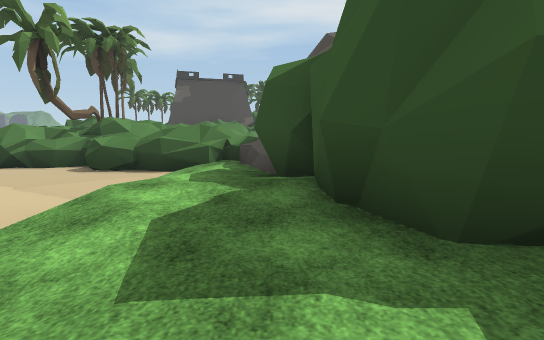
[1] (above)

14 first-person views from a walk through a Unity game level. The camera is 1.2 m above the floor, tilts 6° down and sees 80° across. The floor is counted in squares, 2 m on a side. Each view is taken from the middle of a square. On the plan, view 1 faces up. The plan holds only what a view shows up to about 10 squares ahead; the rest is blank. The place goes on beyond the plan. The player is left out. Some surface patterns are stand-ins.

[2]
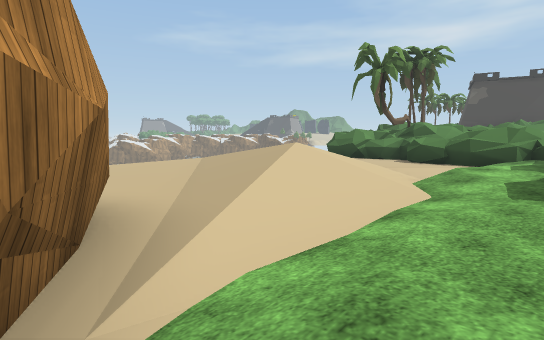

[3]
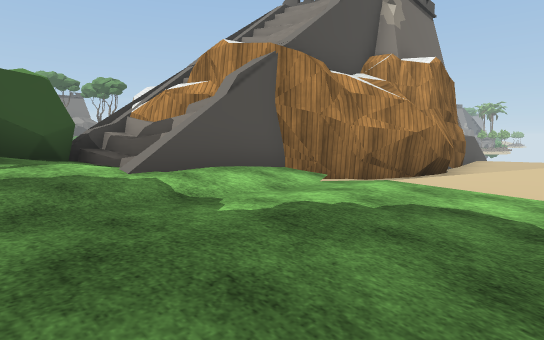

[4]
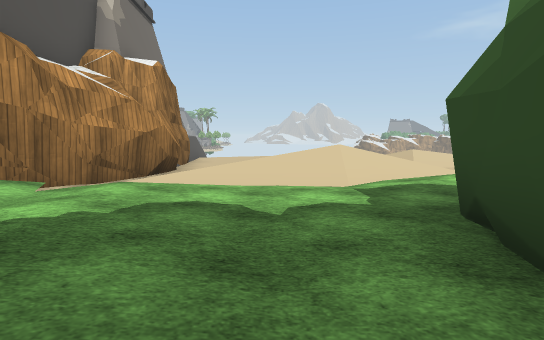

[5]
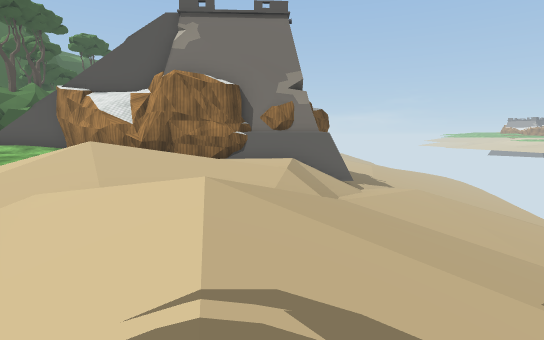

[6]
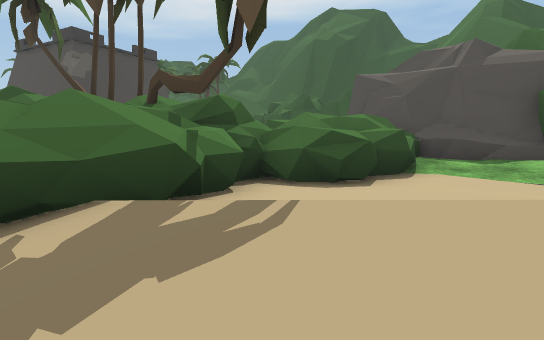

[7]
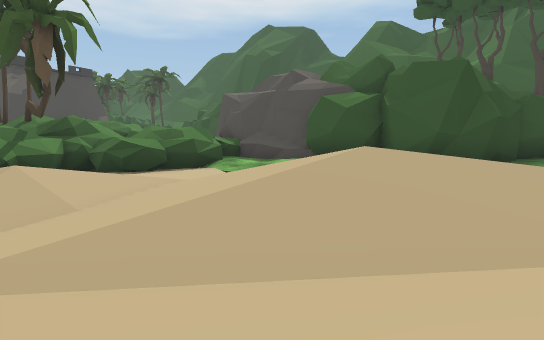

[8]
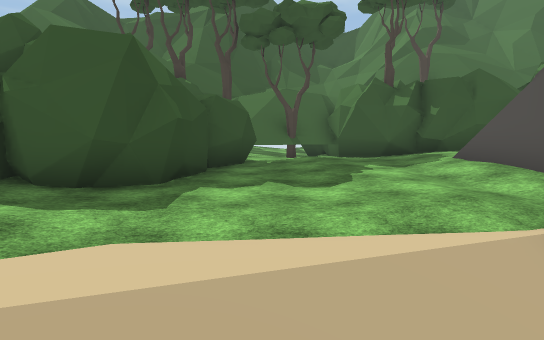

[9]
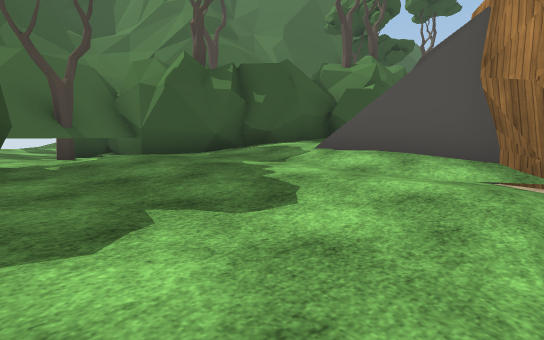

[10]
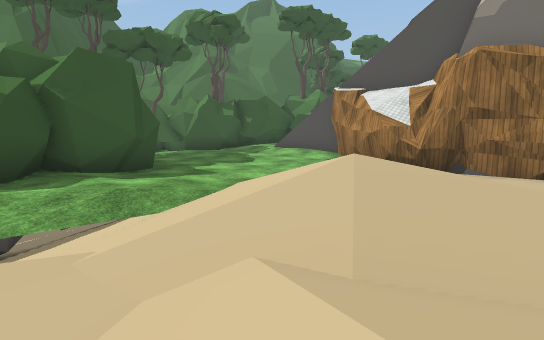

[11]
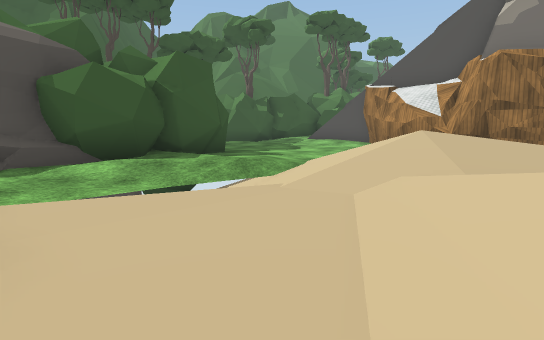

[12]
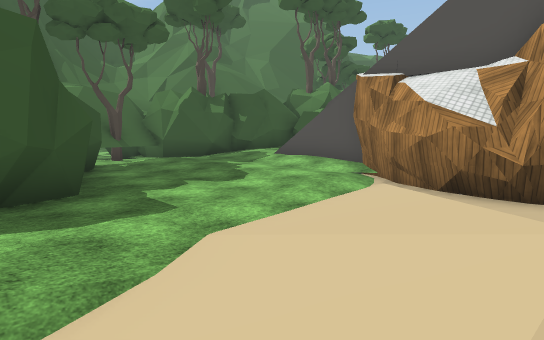

[13]
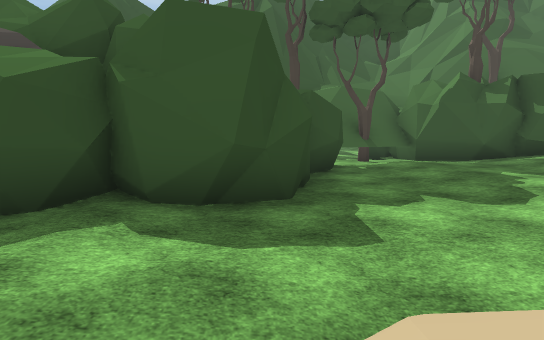

[14]
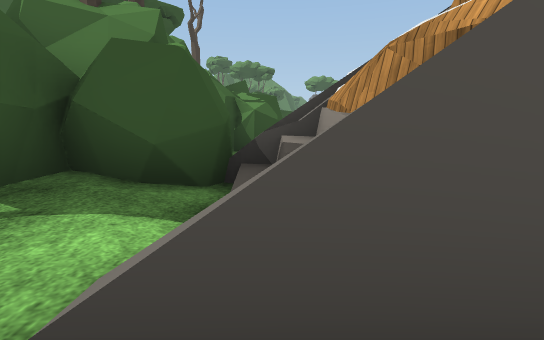

### Floor plan
Key: @ floor where view 1 was taken; # wall or solid block; . main floor; : floor 0.25 m higher than the main floor; - floor 0.25 m lower than the main floor; + floor 0.5 m higher than the main floor; _ floor 0.5 m lower than the main floor; * floor 0.75 m higher than the main floor; < floor 4 m lower than the main floor; ( floor 4.5 m lower than the main floor; ! floor 4.75 m lower than the main floor; / step, stairs or slope; = window, fence, low wall or low ledge; ^ raised ledge.
Columns run from 8 left of view 1 to 6 right of it. Each row starts with its distance up from view 1.
  8 #^^_^^^^#
  7 _.__##_.##
  6 _:/___/.##
  5 /+/--/=:##
  4 //+:.//.##  <(!
  3 /-.++//..## <(!
  2 /:++*/-..##
  1 /.://+.-...
  0 /.../+:.@..:: =
 -1 /..../:..::++ =
 -2 /..../..::++++=
 -3 ########.:++++
 -4        ###/++
 -5          ^^*#
 -6          ####
 -7          #^#
 -8
 -9
-10           ##

Where each view was taken, in squares from view 1:
view 1: 0 up, 0 right, facing up
view 2: 3 down, 0 right, facing up-left
view 3: 0 up, 4 right, facing down-left
view 4: 0 up, 4 right, facing left
view 5: 7 up, 7 left, facing down
view 6: 5 up, 8 left, facing up-right
view 7: 0 up, 7 left, facing up-right
view 8: 0 up, 4 left, facing right
view 9: 1 up, 1 left, facing down-right
view 10: 5 up, 6 left, facing down-right
view 11: 7 up, 6 left, facing down-right
view 12: 3 up, 4 left, facing down-right
view 13: 2 up, 3 left, facing right
view 14: 3 down, 2 right, facing down
